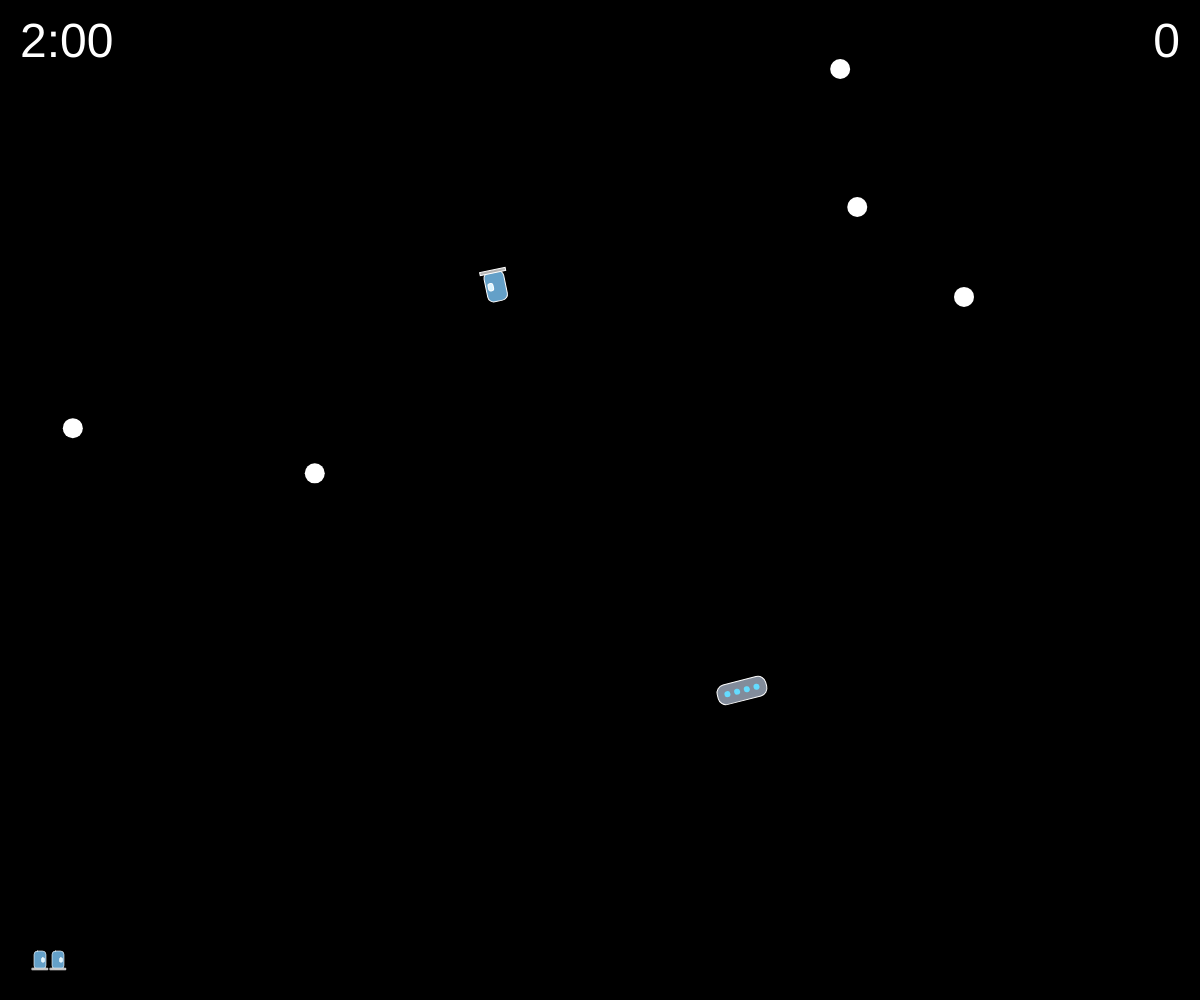
Frame 1 (no input)
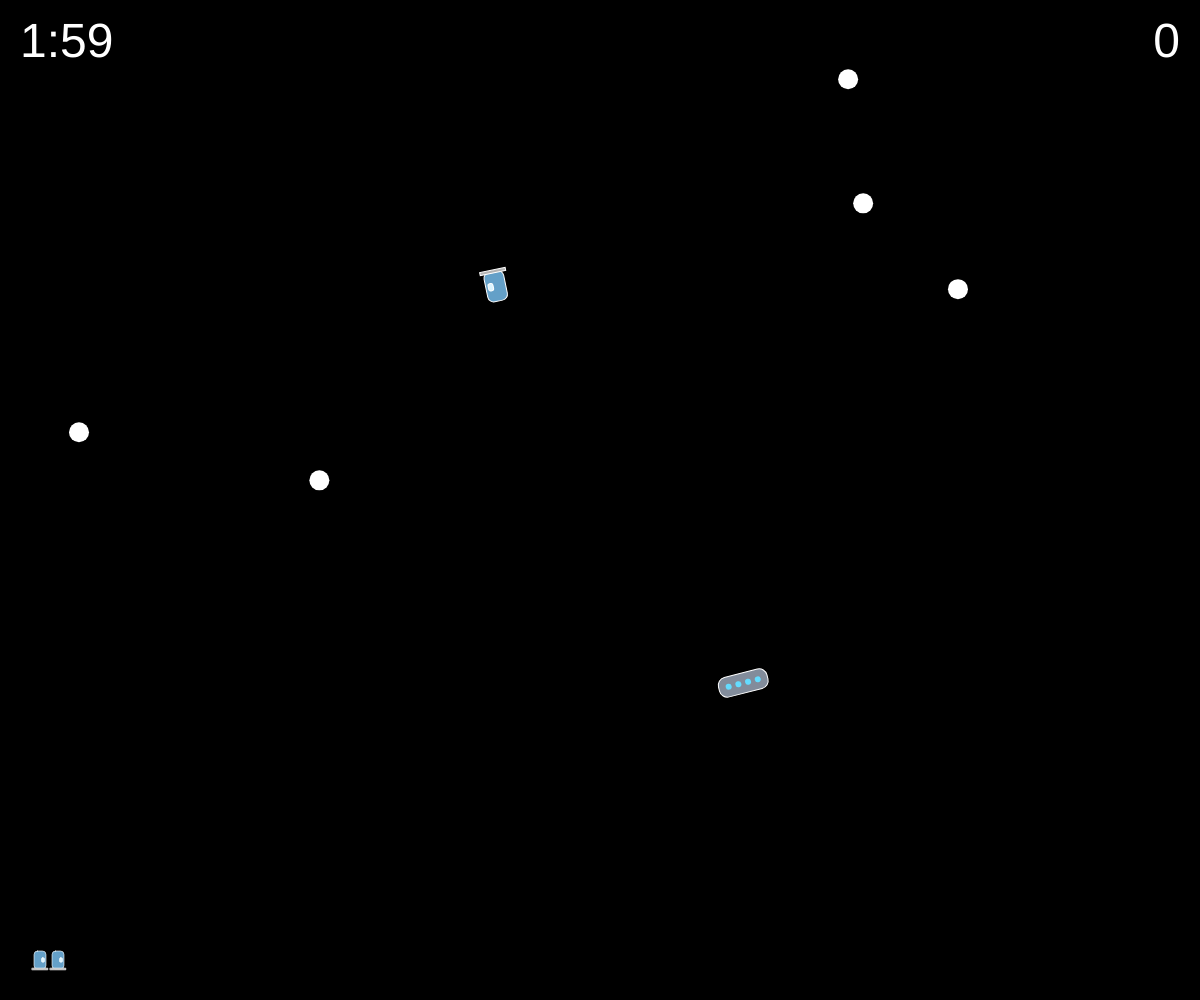
Frame 60 (no input)
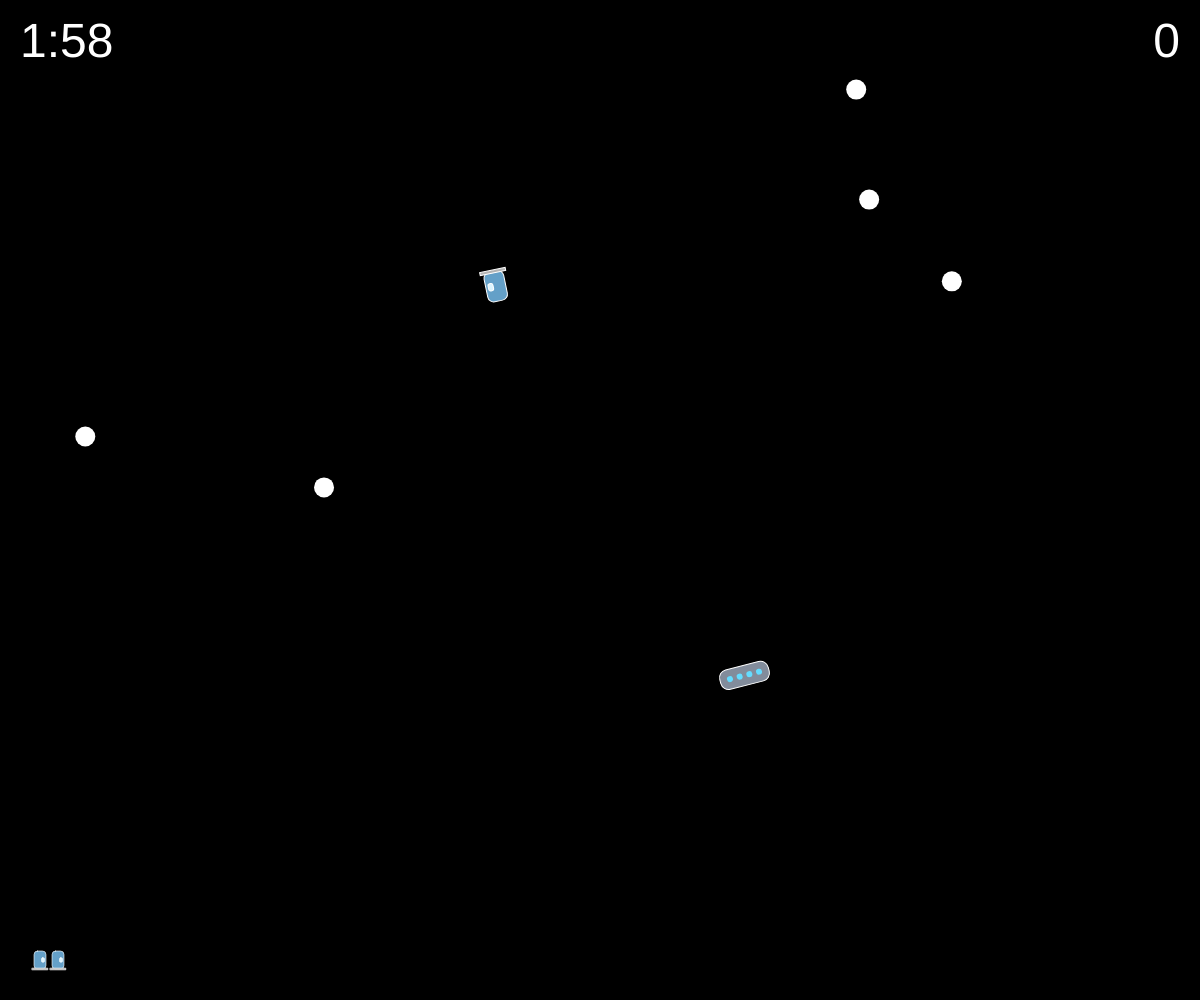
Frame 120 (the mouse pressed at the canvas centre since frame 60)

The p5.js sketch that drew these frames (run headless with seeded random() and noise() and a simulated clock; from frame 60 on, the mouse is pressed at the canvas centre):

// p5.js sketch
// ── sketch.js

let game;

/**
 * The longest frame the game will simulate, in ms. After a tab has been
 * hidden, the first deltaTime can cover the whole time away (many seconds),
 * which would jump everything along its path and finish every timer at once.
 * 50ms is a 20 fps frame; below that, the game runs in slow motion instead.
 **/
const MAX_DELTA_MS = 50;

/** Establish all the game elements. */
function setup() {
  createCanvas(windowWidth, windowHeight);
  game = new Game();
  // Pause when the window loses focus (switching tabs or apps), and resume
  // when it comes back. p5 has no built-in for this, so use the browser's
  // own window events.
  window.addEventListener("blur", () => {
    game.paused = true;
  });
  window.addEventListener("focus", () => {
    game.paused = false;
  });
}

function draw() {
  background(0);
  // move all game elements first, unless paused. Skipping move() freezes
  // everything, including the level timer, since it all runs on delta.
  if (!game.paused) {
    game.move(Math.min(deltaTime, MAX_DELTA_MS));
  }
  // then draw all game elements
  game.draw();
}
// ── game.js

/**
 * This ties the entire game together. From its references, everything that
 * matters for game rendering, logic, and control is accessible.
 */
class Game {
  static DEFAULT_NUM_LIVES = 3;
  /** How long (ms) junk must stay in the beam to be caught. */
  static JUNK_CATCH_TIME_MS = 500;
  /** How long (ms) carried junk must stay in the pickup circle. */
  static JUNK_DROPOFF_TIME_MS = 1000;
  /** Points for each piece of junk delivered to the Mothership. */
  static SCORE_DROPOFF = 100;
  /** The one level in this version of the game. Time is in ms. */
  static LEVEL = { name: "Training", junk: 5, time: 120000 };

  /** Number of lives remaining */
  lives;

  /** The level being played. */
  level;

  /** Player ship. */
  magpie;

  /** Cargo ship to take junk to. */
  mothership;

  /** Input controller for the keyboard */
  inputs;

  /** When true, draw Physics debug graphics. Toggled with ~ or backtick. */
  debug;

  /** Total game score */
  score;

  /** When true, nothing moves and the timer stops. Set by sketch.js. */
  paused;

  constructor() {
    this.lives = Game.DEFAULT_NUM_LIVES;
    this.level = new Level(Game.LEVEL);

    // we want to place magpie and mothership near the center, so use these
    const padW = width / 4;
    const padH = height / 4;

    // establish Magpie
    this.magpie = new Magpie();
    this.magpie.physics.x = random(padW, padW * 3);
    this.magpie.physics.y = random(padH, padH * 3);
    this.magpie.physics.rotation = random(0, 2 * Math.PI);

    // establish Mothership
    this.mothership = new Mothership();
    this.mothership.physics.x = random(padW, padW * 3);
    this.mothership.physics.y = random(padH, padH * 3);
    this.mothership.physics.rotation = random(0, 2 * Math.PI);
    this.mothership.physics.dx = random(-12, 12); // pixels per second
    this.mothership.physics.dy = random(-12, 12);

    this.inputs = new Inputs(this.magpie);
    this.debug = false;

    this.score = 0;
    this.paused = false;
  }

  /**
   * Applies input, moves everything that is movable, then resolves
   * interactions between things at their new positions.
   **/
  move(delta) {
    this.inputs.handleKeyDown(delta);
    this.magpie.move(delta);
    this.mothership.move(delta);
    // the level timer stops once the level is complete
    this.level.move(delta, { countTime: !this.isLevelComplete() });
    const junk = this.resolveBeam(delta);
    if (junk) {
      this.magpie.captureJunk(junk);
      this.level.removeJunk(junk);
    }

    if (this.resolveDropoff(delta)) {
      this.magpie.capturedJunk = null; // delivered, so it disappears
      this.updateScore("dropoff");
    }
  }

  /**
   * Checks which junk, if any, is inside the Magpie's beam. The delta param
   * is the elapsed time in ms since the previous render, so it should be
   * roughly 16ms if the frame rate remains 60 hz. Returns the junk that has
   * been in the beam long enough to catch, or null if there isn't one.
   **/
  resolveBeam(delta) {
    // TODO (Phase 3): For every junk in this.level.junk, add delta to its
    // beamTime if this.magpie.beamContains(junk.physics) is true. Otherwise,
    // drain its beamTime by delta, but not below zero. Of the junk in the
    // beam, return the one with the most beamTime, but only if that is more
    // than Game.JUNK_CATCH_TIME_MS.

    let bestJunk = null;
    let bestTime = 0;

    for (const junk of this.level.junk) {
      if (this.magpie.beamContains(junk.physics)) {
        junk.beamTime += delta;
      } else {
        junk.beamTime = Math.max(0, junk.beamTime - delta);
      }

      if (junk.beamTime > bestTime) {
        bestTime = junk.beamTime;
        bestJunk = junk;
      }
    }

    if (bestTime > Game.JUNK_CATCH_TIME_MS) {
      return bestJunk;
    }

    return null;
  }

  /**
   * Checks whether the junk the Magpie is carrying is inside the Mothership's
   * pickup circle, and adds or drains its dropoff time to match. Returns true
   * once it has been there longer than JUNK_DROPOFF_TIME_MS, meaning the junk
   * is delivered.
   **/
  resolveDropoff(delta) {
    // TODO (Phase 4): If the Magpie isn't carrying junk, return false. If
    // the carried junk is within Mothership.PICKUP_DIAMETER / 2 of the
    // Mothership, add delta to its dropoffTime. Otherwise, drain its
    // dropoffTime by delta, but not below zero. Return true when dropoffTime
    // is more than Game.JUNK_DROPOFF_TIME_MS.

    if (this.magpie.capturedJunk === null) {
      return false;
    }

    const junk = this.magpie.capturedJunk;

    const distanceToMothership = dist(
      junk.physics.x,
      junk.physics.y,
      this.mothership.physics.x,
      this.mothership.physics.y
    );

    if (distanceToMothership <= Mothership.PICKUP_DIAMETER / 2) {
      junk.dropoffTime += delta;
    } else {
      junk.dropoffTime = Math.max(0, junk.dropoffTime - delta);
    }

    return junk.dropoffTime > Game.JUNK_DROPOFF_TIME_MS;
  }

  draw() {
    this.level.draw(this.score, this.lives);
    this.mothership.draw();
    this.magpie.draw();
    // We can show messages, but keep it to one at a time.
    if (this.paused) {
      Game.drawMessage("Paused");
    } else if (this.isLevelComplete()) {
      Game.drawMessage("All clear!");
    }
  }

  /** Dims the whole canvas and writes a message in the middle. */
  static drawMessage(message) {
    push();
    noStroke();
    fill("#000000a0");
    rect(0, 0, width, height);
    fill("#ffffff");
    textAlign(CENTER, CENTER);
    textSize(64);
    text(message, width / 2, height / 2);
    pop();
  }

  updateScore(reason) {
    // TODO (Phase 4): When the reason is "dropoff", add Game.SCORE_DROPOFF
    // to the score.
    if (reason === "dropoff") {
      this.score += Game.SCORE_DROPOFF;
    }
  }

  isLevelComplete() {
    // level is complete when there is no more junk to salvage and the magpie
    // isn't hauling anything.
    return this.level.junk.length === 0 && this.magpie.capturedJunk === null;
  }
}
// ── inputs.js

/** Organizer class for user input and applying it against the magpie. */
class Inputs {
  /** Forward thrust, in pixels per second, per second. */
  static THRUST = 360;
  /** Reverse thrust is weaker than forward thrust. */
  static REVERSE_THRUST = 180;
  /** Turning speed, in radians per second. */
  static TURN_RATE = 2.4;

  magpie;

  constructor(magpie) {
    this.magpie = magpie;
  }

  handleKeyDown(delta) {
    // Turn left with A.
    if (keyIsDown(65)) {
      this.magpie.physics.rotate(-Inputs.TURN_RATE, delta);
    }

    // Turn right with D.
    if (keyIsDown(68)) {
      this.magpie.physics.rotate(Inputs.TURN_RATE, delta);
    }

    // Move forward with W.
    if (keyIsDown(87)) {
      this.magpie.physics.thrust(Inputs.THRUST, delta);
    }

    // Move backward with S.
    if (keyIsDown(83)) {
      this.magpie.physics.thrust(-Inputs.REVERSE_THRUST, delta);
    }

    // TODO (Phase 2): Use keyIsDown() to check w, a, s, and d, and call
    // this.magpie.physics.thrust() or this.magpie.physics.rotate() with
    // Inputs.THRUST, Inputs.REVERSE_THRUST, or Inputs.TURN_RATE.
    //
    // TODO (Phase 3): Turn the beam on with this.magpie.enableBeam(true)
    // while Space is held, and off with enableBeam(false) when it isn't.

    // Turn the tractor beam on while Space is held.
    if (keyIsDown(32)) {
      this.magpie.enableBeam(true);
    } else {
      this.magpie.enableBeam(false);
    }
  }
}

/**
 * Keys whose browser default is to scroll the page (or a parent page)
 * in case this is inside an iframe.
 */
const SCROLL_KEYS = [" ", "ArrowUp", "ArrowDown", "ArrowLeft", "ArrowRight"];

/**
 * Handles one-shot key presses (not held keys). Toggles debug mode with ~ or
 * backtick. Returning false for scroll keys keeps them from scrolling the page.
 */
function keyPressed() {
  if (game && (key === "~" || key === "`")) {
    game.debug = !game.debug;
  }
  if (SCROLL_KEYS.includes(key)) {
    return false;
  }
}
// ── junk.js
class Junk {
  static DIAMETER = 20;

  physics;

  /** How long (ms) this junk has been in the Magpie's beam. */
  beamTime;

  /** How long (ms) this junk has been in the Mothership's drop zone. */
  dropoffTime;

  constructor() {
    this.physics = new Physics();
    this.physics.x = random(0, width);
    this.physics.y = random(0, height);
    this.physics.dx = random(-12, 12); // pixels per second
    this.physics.dy = random(-12, 12);
    this.beamTime = 0;
    this.dropoffTime = 0;
  }

  draw() {
    push();
    drawEverywhere({
      offset: this.physics,
      drawFn: () => {
        Junk.drawJunk();
        if (game.debug) {
          this.physics.draw();
        }
      },
    });
    pop();
  }

  /**
   * Draws the junk's shape around (0, 0). Assumes the caller has already
   * moved the transform to wherever the junk should appear.
   **/
  static drawJunk() {
    // TODO (Phase 1): Replace the placeholder with a filled circle,
    // Junk.DIAMETER across, centered on (0, 0).
   fill("white");
  ellipse(0, 0, Junk.DIAMETER, Junk.DIAMETER);
}

  move(delta) {
    this.physics.move(delta, { constrain: true });
  }
}

// ── level.js

/**
 * Holds info and behavior for a level itself including the timer, and any
 * junk it might contain.
 **/
class Level {
  static LIVES_PAD_BOTTOM = 40;
  static LIVES_PAD_LEFT = 40;
  static LIVES_GAP = 18;
  static LIVES_SCALE = 0.6;
  static HUD_TEXT_SIZE = 48;
  static HUD_PAD = 20;

  name;
  junk;
  time;

  constructor(levelConfig) {
    this.name = levelConfig.name;
    this.junk = [];
    for (let i = 0; i < levelConfig.junk; i++) {
      this.junk.push(new Junk());
    }
    this.time = {
      initial: levelConfig.time,
      elapsed: 0,
    };
  }

  /** Give the remaining time for this level in milliseconds. */
  timeLeft() {
    // TODO (Phase 5): Return the initial time minus the elapsed time, but
    // never less than zero.
    return Math.max(0, this.time.initial - this.time.elapsed);
  }

  /**
   * Draws the UI chrome (timer, score, and lives) and the level's junk. The
   * Magpie and Mothership are drawn by Game, which also passes in the score
   * and lives.
   **/
  draw(score, lives) {
    push();
    // TODO (Phase 5): Draw the timer, score, and lives here, before the
    // junk, so they're underneath everything else.
    //  - Timer: top left, as minutes:seconds. Use this.timeLeft() and
    //    timeToStringParts().
    //  - Score: top right, in the same text style as the timer.
    //  - Lives: bottom left, one small Magpie for each spare life (lives - 1
    //    of them). Magpie.drawMagpie() draws around (0, 0), so translate and
    //    scale first.

    fill(255);
    noStroke();
    textSize(Level.HUD_TEXT_SIZE);
    textAlign(LEFT, TOP);

    const timeParts = timeToStringParts(this.timeLeft());
    const timerText =
      `${timeParts.minutes}:${String(timeParts.seconds).padStart(2, "0")}`;
    text(timerText, Level.HUD_PAD, Level.HUD_PAD);

    textAlign(RIGHT, TOP);
    text(score, width - Level.HUD_PAD, Level.HUD_PAD);

    for (let i = 0; i < lives - 1; i++) {
      push();
      translate(
        Level.LIVES_PAD_LEFT + i * Level.LIVES_GAP,
        height - Level.LIVES_PAD_BOTTOM
      );
      scale(Level.LIVES_SCALE);
      Magpie.drawMagpie({ rotation: 0, beam: false });
      pop();
    }

    // junk
    for (const junk of this.junk) {
      junk.draw();
    }
    pop();
  }

  /**
   * Moves anything owned by the level (junk, comets, etc). If the `countTime`
   * argument is present and false, the timer doesn't advance, but everything
   * still moves.
   **/
  move(delta, { countTime = true } = {}) {
    // the timer counts game time, not wall-clock time, so it stops whenever
    // move() isn't called (e.g. while paused), or when countTime is false.
    if (countTime) {
      this.time.elapsed += delta;
    }
    for (const junk of this.junk) {
      junk.move(delta);
    }
  }

  removeJunk(junkToRemove) {
    this.junk = this.junk.filter((j) => j !== junkToRemove);
  }
}
// ── magpie.js

/**
 * Represents the Magpie ship.
 */
class Magpie {
  static DOME_WIDTH = 20;
  static DOME_HEIGHT = 30;
  static PLATFORM_WIDTH = Magpie.DOME_WIDTH + 6;
  static PLATFORM_HEIGHT = 3;
  static BEAM_WIDTH = 50;
  static BEAM_HEIGHT = 60;
  static WINDOW_WIDTH = Magpie.DOME_WIDTH / 4;
  static WINDOW_HEIGHT = Magpie.DOME_HEIGHT / 4;
  /** Where captured junk sits, in the Magpie's own frame (below the ship). */
  static CARGO_Y = 40;

  physics;
  beam;

  /** If we've caught space junk, use a direct reference to draw it. */
  capturedJunk;

  constructor() {
    this.physics = new Physics();
    this.beam = false;
    this.capturedJunk = null; // intentionally empty
  }

  draw() {
    push();
    drawEverywhere({
      offset: this.physics,
      drawFn: () => {
        // TODO (Phase 4): If this.capturedJunk isn't null, draw it here, so
        // the ship is drawn on top of it. Rotate by the Magpie's rotation,
        // translate to (0, Magpie.CARGO_Y), and call Junk.drawJunk(). Use
        // push() and pop() so the ship below isn't moved too.
        if (this.capturedJunk !== null) {
          push();
          rotate(this.physics.rotation);
          translate(0, Magpie.CARGO_Y);
          Junk.drawJunk();
          pop();
        }

        Magpie.drawMagpie({ rotation: this.physics.rotation, beam: this.beam });
        if (game.debug) {
          this.physics.draw();
        }
      },
    });
    pop();
  }

  /** Sets the captured junk to the given one, and turns off the beam. */
  captureJunk(junk) {
    // TODO (Phase 4): Remember the junk in this.capturedJunk, and switch the
    // beam off.
    this.capturedJunk = junk;
    this.enableBeam(false);
  }

  // this method is static. That means it doesn't use `this` to gain access to
  // instance members, because there _is_ no instance. This is essentially a
  // function that happens to be placed inside the Magpie namespace.
  static drawMagpie({ rotation, beam }) {
    // TODO (Phase 1): Replace the placeholder with the Magpie: a rounded
    // rectangle dome, a platform across the bottom of the dome, and a window
    // on the right side. Draw it around (0, 0), rotated by `rotation`, using
    // the size constants at the top of this class.
    //
    // TODO (Phase 3): When `beam` is true, draw the tractor beam first, so
    // the ship is on top: a see-through triangle with its point at (0, 0),
    // Magpie.BEAM_HEIGHT long and Magpie.BEAM_WIDTH wide at the far end.

    push();
    rotate(rotation);

    // Draw the tractor beam first, behind the ship.
    if (beam) {
      noStroke();
      fill(100, 200, 255, 80);
      triangle(
        0, 0,
        -Magpie.BEAM_WIDTH / 2, Magpie.BEAM_HEIGHT,
        Magpie.BEAM_WIDTH / 2, Magpie.BEAM_HEIGHT
      );
    }

    rectMode(CENTER);
    stroke(255);
    strokeWeight(1);

    // Draw the rounded rectangle dome.
    fill(100, 160, 200);
    rect(
      0, 0,
      Magpie.DOME_WIDTH,
      Magpie.DOME_HEIGHT,
      6
    );

    // Draw the platform across the bottom of the dome.
    fill(180);
    rect(
      0,
      Magpie.DOME_HEIGHT / 2,
      Magpie.PLATFORM_WIDTH,
      Magpie.PLATFORM_HEIGHT
    );

    // Draw the window on the right side.
    fill(220, 245, 255);
    rect(
      Magpie.DOME_WIDTH / 4,
      0,
      Magpie.WINDOW_WIDTH,
      Magpie.WINDOW_HEIGHT,
      2
    );

    pop();
  }

  move(delta) {
    this.physics.move(delta, { constrain: true });
    if (this.capturedJunk) {
      // Keep the junk's real position in sync with where it's drawn, so game
      // logic (like the mothership pickup) sees it in the right place. Set up
      // the Magpie's frame, then ask where the cargo spot is on the canvas.
      push();
      translate(this.physics.x, this.physics.y);
      rotate(this.physics.rotation);
      const cargo = worldToScreen(0, Magpie.CARGO_Y);
      pop();
      this.capturedJunk.physics.x = cargo.x;
      this.capturedJunk.physics.y = cargo.y;
    }
  }

  /**
   * True when the beam is on and the given canvas point is inside the beam's
   * triangle.
   **/
  beamContains({ x, y }) {
    // if the beam is off, bail out.
    if (!this.beam) {
      return false;
    }
    let inside = false;
    // the drawEverywhere function doesn't actually have to draw anything! Here
    // we're reusing it with a different 'draw' function that actually tests
    // if the x/y location is inside the beam triangle, and returns true/false.
    drawEverywhere({
      offset: this.physics,
      drawFn: () => {
        rotate(this.physics.rotation);
        // Convert the canvas point into the Magpie's own frame: as if the
        // Magpie sat at (0, 0) pointing up, which is how drawMagpie draws the
        // beam. The beam's top point is at (0, 0) and it widens as y grows.
        const p = screenToWorld(x, y);
        const halfWidth = (p.y / Magpie.BEAM_HEIGHT) * (Magpie.BEAM_WIDTH / 2);
        const withinDepth = p.y >= 0 && p.y <= Magpie.BEAM_HEIGHT;
        if (withinDepth && Math.abs(p.x) <= halfWidth) {
          inside = true;
        }
      },
    });
    return inside;
  }

  /**
   * Set the beam state to on (true) or off (false). We can only turn on the
   * beam if we are not carrying junk.
   **/
  enableBeam(v) {
    // TODO (Phase 3): Set this.beam to v. Turning it off always works, but
    // only turn it on when this.capturedJunk is null.
    if (v === false) {
      this.beam = false;
    } else if (this.capturedJunk === null) {
      this.beam = true;
    }
  }
}
// ── mothership.js

class Mothership {
  static WIDTH = 50;
  static HEIGHT = 20;
  static PICKUP_DIAMETER = Mothership.WIDTH * 1.2;
  static CORNER_RADIUS = 8;
  static NUM_PORTHOLES = 4;
  static PORTHOLE_DIAMETER = 6;

  physics;

  constructor() {
    this.physics = new Physics();
  }

  draw() {
    push();
    drawEverywhere({
      offset: this.physics,
      drawFn: () => {
        Mothership.drawMothership({ rotation: this.physics.rotation });
        if (game.debug) {
          this.physics.draw();
          noFill();
          stroke("#fff");
          circle(0, 0, Mothership.PICKUP_DIAMETER);
        }
      },
    });
    pop();
  }

  /**
   * Draws the Mothership's shape around (0, 0). Assumes the caller has
   * already moved the transform to wherever the Mothership should appear.
   **/
  static drawMothership({ rotation }) {
    // TODO (Phase 1): Replace the placeholder with the Mothership: a rounded
    // rectangle, Mothership.WIDTH by Mothership.HEIGHT, with a row of
    // Mothership.NUM_PORTHOLES evenly spaced circular windows along the
    // middle. Draw it around (0, 0), rotated by `rotation`.

    push();
    rotate(rotation);

    // Draw the mothership's body.
    rectMode(CENTER);
    stroke(255);
    strokeWeight(1);
    fill(130, 140, 155);
    rect(
      0,
      0,
      Mothership.WIDTH,
      Mothership.HEIGHT,
      Mothership.CORNER_RADIUS
    );

    // Draw evenly spaced portholes along the middle.
    fill(100, 220, 255);
    noStroke();

    const spacing =
      Mothership.WIDTH / (Mothership.NUM_PORTHOLES + 1);

    for (let i = 1; i <= Mothership.NUM_PORTHOLES; i++) {
      const x = -Mothership.WIDTH / 2 + spacing * i;
      circle(x, 0, Mothership.PORTHOLE_DIAMETER);
    }

    pop();
  }

  move(delta) {
    this.physics.move(delta, { constrain: true });
  }
}
// ── physics.js

/**
 * Represents a particle-style physical object with position, velocity, and
 * rotation (in radians). Velocity (dx, dy) is in pixels per second. Methods
 * that change things over time take `delta`, the milliseconds since the last
 * frame, so motion is the same speed at any frame rate.
 **/
class Physics {
  x;
  y;
  dx;
  dy;
  rotation;

  /** Initialize position/velocity/rotation all to zero. */
  constructor() {
    this.x = 0;
    this.y = 0;
    this.dx = 0;
    this.dy = 0;
    this.rotation = 0;
  }

  /**
   * Draws the particle's debugging info: a circle at its position, a thin line
   * showing where it will be in half a second, and a thick line showing its
   * direction of travel. Assumes the transform is translated to (x, y) but
   * not rotated, since dx and dy are in screen coordinates.
   **/
  draw() {
    push();
    noFill();
    stroke("#ffffff");
    strokeWeight(1);
    circle(0, 0, 10);
    const v = createVector(this.dx, this.dy); // pixels per second
    const future = v.copy().mult(0.5); // how far it goes in half a second
    line(0, 0, future.x, future.y);
    strokeWeight(2);
    const dir = v.copy().setMag(10);
    line(0, 0, dir.x, dir.y);
    pop();
  }

  /**
   * Moves the item by its velocity times the elapsed time. `delta` is in ms and
   * velocity is per second. If the `constrain` argument is present and truthy,
   * it keeps the item on the visible portion of canvas by wrapping x and y
   * around.
   **/
  move(delta, { constrain = false } = {}) {
    // TODO (Phase 2): Add velocity times elapsed time to the position. Watch
    // the units: dx and dy are pixels per second, but delta is milliseconds.

    const seconds = delta / 1000;
    this.x += this.dx * seconds;
    this.y += this.dy * seconds;

    if (constrain) {
      // When position is constrained, shift the values back into view
      // by multiples of the width/height: right or left, and up or down.
      while (this.x < 0) this.x += width;
      while (this.y < 0) this.y += height;
      while (this.x >= width) this.x -= width;
      while (this.y >= height) this.y -= height;
    }
  }

  /**
   * Turn at the given rate (radians per second) for `delta` ms. Positive is
   * clockwise.
   **/
  rotate(rate, delta) {
    // TODO (Phase 2): Add to this.rotation.

    this.rotation += rate * (delta / 1000);
  }

  /**
   * Speed up in the 'forward' direction at the given rate (pixels per second,
   * per second) for `delta` ms. This depends on the current rotation. It is
   * intended for entities like ships that have a clear 'up' or 'forward'
   * direction.
   */
  thrust(accel, delta) {
    // TODO (Phase 2): Add to this.dx and this.dy. A rotation of 0 faces up
    // the screen (toward negative y), so forward is the direction
    // (sin(rotation), -cos(rotation)).

    const seconds = delta / 1000;
    this.dx += accel * Math.sin(this.rotation) * seconds;
    this.dy -= accel * Math.cos(this.rotation) * seconds;
  }
}
// ── utils.js

/**
 * Moves the transform to the given offset (any object with x and y, like a
 * Physics), then calls drawFn. The drawFn should draw around (0, 0).
 *
 * In this version it draws one copy. Wrapping objects around the edges of
 * the screen would mean drawing more copies, offset by the canvas width and
 * height. That's a stretch goal.
 **/
function drawEverywhere({ offset, drawFn }) {
  push();
  translate(offset.x, offset.y);
  drawFn();
  pop();
}

/**
 * A stand-in shape for things you haven't drawn yet: an outlined rectangle
 * with a line pointing 'forward', so you can see which way it is rotated.
 * Draws around (0, 0). The size is `w` by `h`, not `width` and `height`,
 * because those names are already p5's canvas size.
 **/
function drawPlaceholder({ rotation, w, h }) {
  push();
  rotate(rotation);
  noFill();
  stroke("#ffffff");
  rectMode(CENTER);
  rect(0, 0, w, h);
  line(0, 0, 0, -h);
  pop();
}

/**
 * Returns an object { minutes, seconds } where both items are strings
 * suitable for rendering. E.g. "4" minutes, "03" seconds.
 */
function timeToStringParts(timeMs) {
  // TODO (Phase 5): Round up to whole seconds, then split them into minutes
  // and leftover seconds. Seconds always have two digits.

  const totalSeconds = Math.ceil(timeMs / 1000);
  const minutes = Math.floor(totalSeconds / 60);
  const seconds = totalSeconds % 60;

  return {
    minutes: String(minutes),
    seconds: String(seconds).padStart(2, "0"),
  };
}
